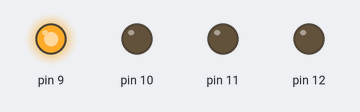
Bench run of a sketch on a simulated Arduino Uno, built with avr-gcc and run on an emulated ATmega328P. On the bench: output pins drawn as LEDs (lit = HIGH).

Above: at 0.5 s.
At 2.5 s:
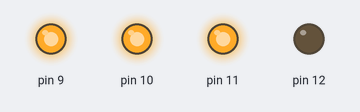
At 4.5 s:
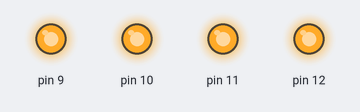
At 9.5 s:
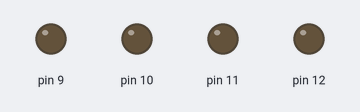
At 11.5 s:
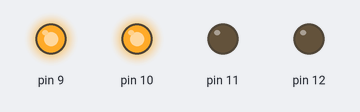
Timing chart, 0 to 13.0 s (numbered marks = the images above):
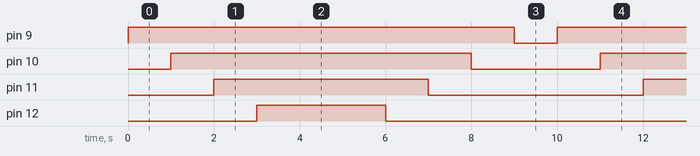

The sketch:

arduinosenorteat.ino
```cpp
int led;
int i;
void setup() {
  for(led=9;led<13;led++)
  {
    pinMode(led,OUTPUT);
  }
}
void loop() {
  for(led=9;led<=13;led++)
  {
    digitalWrite(led,HIGH);
    delay(1000);
  }
  for(led=13;led>=9;led--)
  {
    digitalWrite(led,LOW);
    delay(1000);
  }
}
```

Measured:
- by itself, pin 9: alternates HIGH for 9.0 s and LOW for 1.0 s
- by itself, pin 10: alternates HIGH for 7.0 s and LOW for 3.0 s
- by itself, pin 11: alternates HIGH for 5.0 s and LOW for 5.0 s
- by itself, pin 12: alternates HIGH for 3.0 s and LOW for 7.0 s
